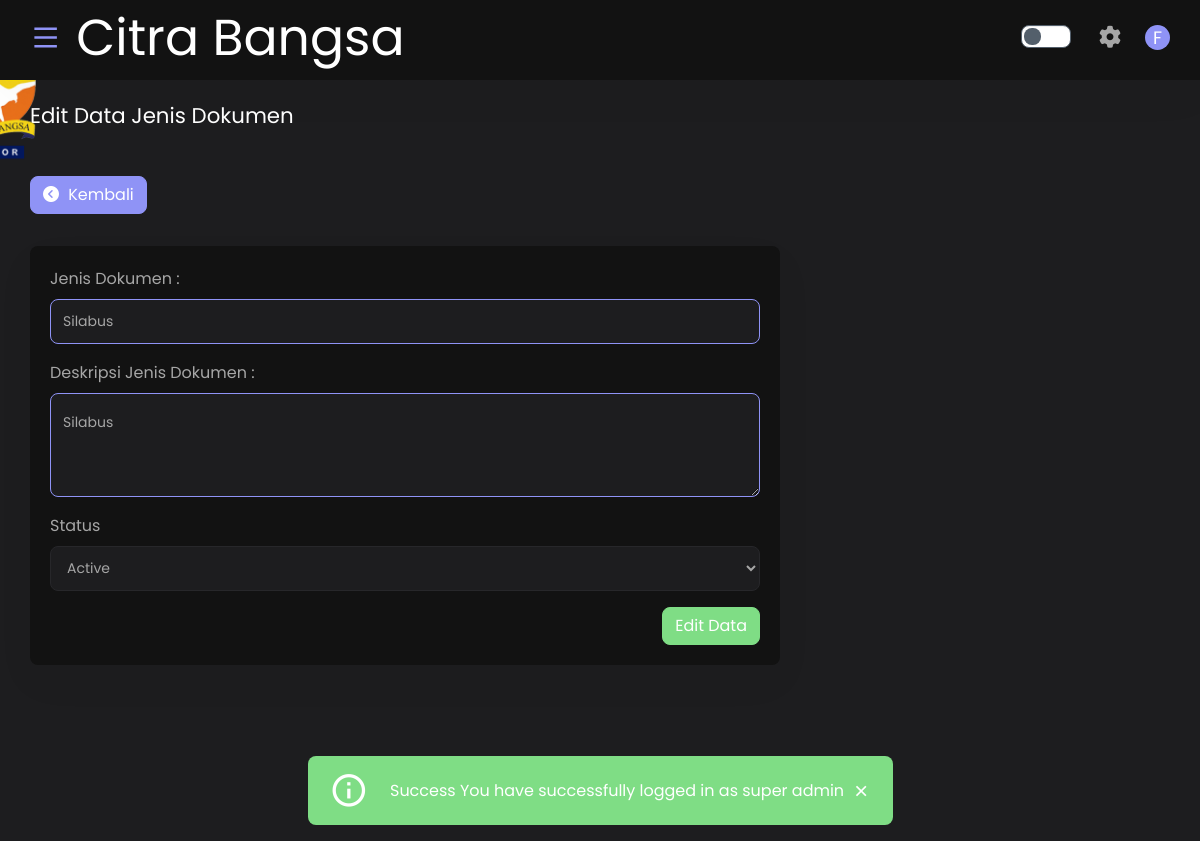
The app's page /public/document/editType/10 (signed in) with its own data.
### tables this page shows
CREATE TABLE `jenis` (
  `id` int(11) NOT NULL,
  `name` varchar(128) NOT NULL,
  `description` text NOT NULL,
  `status` int(11) NOT NULL,
  `date_created` datetime NOT NULL,
  `author` varchar(128) NOT NULL
);

### app/core/Controller.php (called while the page is built, shortened)
<?php
class Controller
{
    public function view($view, $data = [])
    {
        require_once '../app/views/' . $view . '.php';
    }
    public function model($model)
    {
        return new $model;
    }
}

### app/controllers/Document.php (called while the page is built, shortened)
<?php
class Document extends Controller
{
    public function editType($id)
    {
        $data = [
            'title' => 'Edit Data Jenis Dokumen',
            'edits' => $this->model('Document_model')->getDataSingelType($id),
            'storage' => $this->showSize(),
        ];
        $this->view('document/edit', $data);
    }
    public function convert_filesize($bytes, $decimals = 2)
    {
        $size = array('B', 'kB', 'MB', 'GB', 'TB', 'PB', 'EB', 'ZB', 'YB');
        $factor = floor((strlen($bytes) - 1) / 3);
        return sprintf("%.{$decimals}f", $bytes / pow(1024, $factor)) . @$size[$factor];
    }
    public function showSize()
    {
        $data = [
            'author' => $_SESSION['email']
        ];
        $sql = $this->model('Document_model')->getSumSize($data);
        $data = $this->convert_filesize($sql[0]['total']);
        return $data;
    }
}

### app/core/App.php (called while the page is built, shortened)
<?php
class App
{
    protected $method = 'index';
    protected $params = [];
    public function __construct()
    {
        $url = $this->parseUrl();
        if (file_exists('../app/controllers/' . $url[0] . '.php')) {
            unset($url[0]);
        }
        $this->controller = new $this->controller;
        if (isset($url[1])) {
            if (method_exists($this->controller, $url[1])) {
                $this->method = $url[1];
                unset($url[1]);
            }
        }
        if (!empty($url)) {
            $this->params = array_values($url);
        }
        call_user_func_array([$this->controller, $this->method], $this->params);
    }
    public function parseUrl()
    {
        if (isset($_GET['url'])) {
            $url = rtrim($_GET['url'], '/');
            $url = filter_var($url, FILTER_SANITIZE_URL);
            $url = explode('/', $url);
            return $url;
        }
    }
}

### public/index.php (called while the page is built, shortened)
<?php
$app = new App;

### app/core/Database.php (called while the page is built, shortened)
<?php
class Database
{
    private $host = DB_HOST;
    private $user = DB_USER;
    private $pass = DB_PASS;
    private $name = DB_NAME;
    private $dbh;
    private $stmt;
    public function __construct()
    {
        $dns = 'mysql:host=' . $this->host . ';dbname=' . $this->name;
        $option = [
            PDO::ATTR_PERSISTENT => TRUE,
            PDO::ATTR_ERRMODE => PDO::ERRMODE_EXCEPTION
        ];
        try {
            $this->dbh = new PDO($dns, $this->user, $this->pass, $option);
        } catch (PDOException $e) {
            die($e->getMessage());
        }
    }
    public function query($query)
    {
        $this->stmt = $this->dbh->prepare($query);
    }
    public function bind($param, $value, $type = null)
    {
        if (is_null($type)) {
            switch (true) {
                default:
                    $type = PDO::PARAM_STR;
            }
        }
        $this->stmt->bindValue($param, $value, $type);
    }
    public function execute()
    {
        $this->stmt->execute();
    }
    public function single()
    {
        $this->execute();
        return $this->stmt->fetch(PDO::FETCH_ASSOC);
    }
}

### app/models/Document_model.php (called while the page is built, shortened)
<?php
class Document_model
{
    private $jenis = 'jenis';
    private $dokumen = 'dokumen';
    private $db;
    public function __construct()
    {
        $this->db = new Database;
    }
    public function getDataSingelType($id)
    {
        try {
            $query = "SELECT * FROM $this->jenis WHERE id= :id";
            $this->db->query($query);
            $this->db->bind('id', $id);
            return $this->db->single();
        } catch (PDOException $e) {
            echo $e->getMessage();
        }
    }
    public function getSumSize($data)
    {
        try {
            $query = "SELECT SUM(ukuran_file) as total FROM $this->dokumen WHERE author= :author";
            $this->db->query($query);
            $this->db->bind('author', $data['author']);
            return $this->db->resultSet();
        } catch (PDOException $e) {
            echo $e->getMessage();
        }
    }
}

### app/views/document/edit.php (the view, shortened to what this page needs)
<div class="content-page">
    <div class="fixed-bottom">
        <div class="row justify-content-center">
            <div class="col-lg-6">
            </div>
        </div>
    </div>
    <div class="container-fluid">
        <div class="row">
            <div class="col-lg-12">
                <div class="card-transparent card-block card-stretch card-height mb-3">
                    <div class="d-flex justify-content-between">
                        <div class="select-dropdown input-prepend input-append">
                            <h5 class="card-title"><?php echo $data['title']; ?></h5>
                        </div>
                    </div>
                </div>
            </div>
        </div>
        <div class="row">
            <div class="col-lg-12">
                <a href="<?php echo BASEURL; ?>/document/listType" type="button" class="btn btn-primary my-3">
                    <i class="fa fa-chevron-circle-left"></i> Kembali
                </a>
            </div>
        </div>
        <div class="row mt-3">
            <div class="col-lg-8">
                <div class="card">
                    <div class="card-body">
                        <form method="POST" action="<?php echo BASEURL; ?>/document/updateType">
                            <div class="form-group">
                                <label>Jenis Dokumen :</label>
                                <input type="text" name="name" class="form-control" value="<?php echo $data['edits']['name']; ?>" style="border-color: #8f93f6;" required>
                            </div>
                            <div class="form-group">
                                <label>Deskripsi Jenis Dokumen :</label>
                                <textarea name="description" class="form-control" style="border-color: #8f93f6;" required><?php echo $data['edits']['description']; ?></textarea>
                            </div>
                            <div class="form-group">
                                <label>Status</label>
                                <select class="form-control" name="status" id="status">
                                    <?php if ($data['edits']['status'] == 1) : ?>
                                        <option value="1">Active</option>
                                    <?php else : ?>
                                        <option value="1">Active</option>
                                        <option value="2">Inactive</option>
                                    <?php endif; ?>
                                </select>
                            </div>
                            <div class="form-group">
                                <div class="float-right">
                                    <button type="submit" class="btn btn-success">Edit Data</button>
                                </div>
                            </div>
                        </form>
                    </div>
                </div>
            </div>
        </div>
    </div>
</div>
</div>

### records on screen
jenis: name "Silabus", description "Silabus", status "Active"

### other values on screen
substr($_SESSION['first_name'], 0, 1) "F"
$_SESSION['flash']['message'] "Success"
$_SESSION['flash']['action'] "You have successfully logged in as super admin"
$data['title'] "Edit Data Jenis Dokumen"
